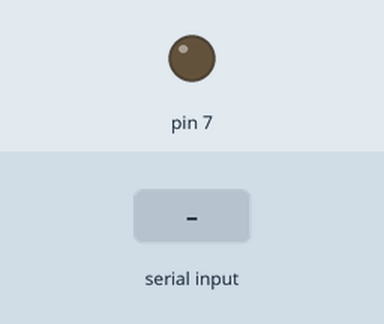
The sketch below on a simulated Arduino Uno, built with avr-gcc and run on an emulated ATmega328P. Shown: output pins drawn as LEDs (lit = HIGH). Inputs (shaded band) come from the test bench.

Above: at 1.2 s.
1.3 s: "a" received over Serial
At 2.5 s:
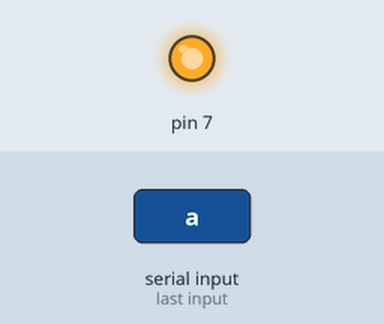
2.8 s: "b" received over Serial
At 3.8 s:
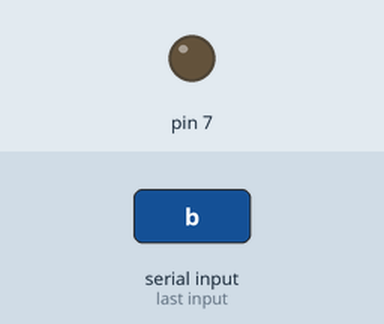
Timing chart, 0 to 5.8 s (numbered marks = the images above; inputs shaded):
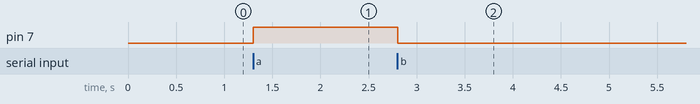

The sketch:

leds.ino
```cpp
void setup() {
	pinMode( 7 , 1 );
	Serial.begin( 9600 );
}

char leer_serial(){
	String valor = "";
	while( Serial.available() ){
	    valor += (char) Serial.read();
	    delay( 2 );
	}
	return valor[0];
}

void loop( ) {
	char valor = '\0';
	if( Serial.available() ){
	    valor = leer_serial();
	}

	if( valor == 'a' )
		digitalWrite( 7 , 1 );
	if( valor == 'b' )
		digitalWrite( 7 , 0 );
	delay(1);
	Serial.flush();

}
```

Measured:
- after the input at 1.3 s, pin 7: LOW → HIGH at once
- after the input at 2.8 s, pin 7: HIGH → LOW at once
